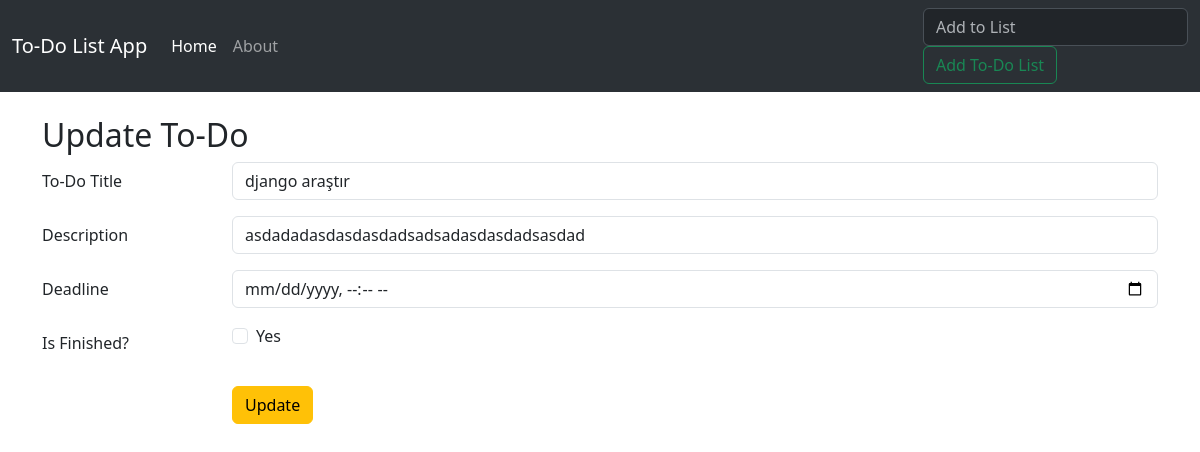
/update/2, run on an earlier commit of the app's database.
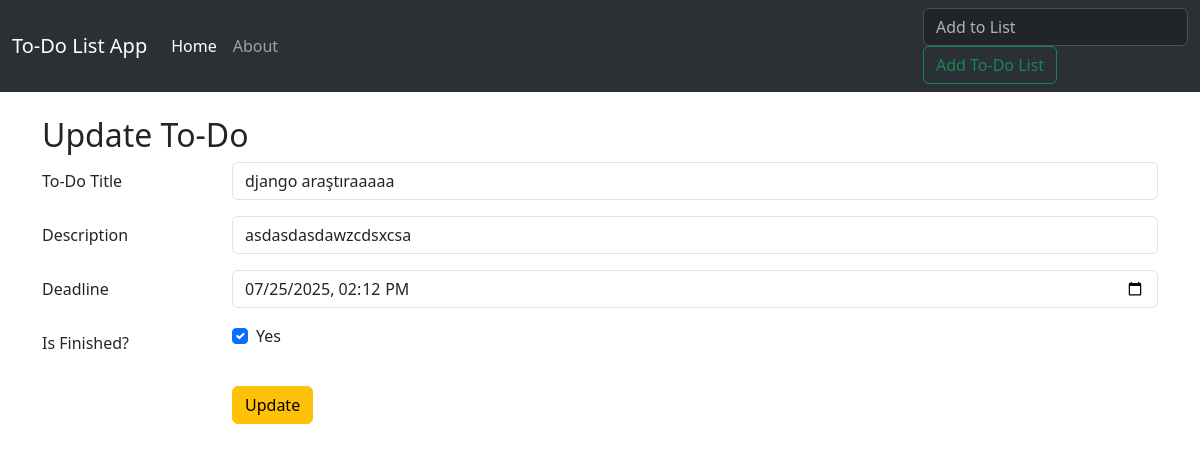
And on a later commit of the database.
### todo_app/models.py (models this page shows, shortened)
class Todos(models.Model):
    title = models.CharField(max_length=100,blank=True)
    description = models.TextField(max_length=1000,blank=True)
    finished = models.BooleanField(default=False)
    date = models.DateTimeField(default=datetime.now,blank=True)
    finished_date = models.DateTimeField(null=True, blank=True)
    deadline = models.DateTimeField(null=True, blank=True)

### todo_app/views.py (the view)
# urls.py: path('update/<Todos_id>',views.update,name="update"),
def update(request, Todos_id):
    todo_item = get_object_or_404(Todos, pk=Todos_id)
    if request.method == "POST":
        form = ListForm(request.POST, instance=todo_item)
        if form.is_valid():
            todo = form.save(commit=False)
            if todo.finished and not todo.finished_date:
                todo.finished_date = datetime.now()
            elif not todo.finished:
                todo.finished_date = None
            todo.save()
            return redirect("index")
    else:
        form = ListForm(instance=todo_item)
    return render(request, "todo_app/update.html", {'form': form})

### todo_app/forms.py
class ListForm(forms.ModelForm):
    class Meta:
        model = Todos
        fields= ["title","description","finished","date","deadline"]
        widgets = {
            'deadline': forms.DateTimeInput(attrs={'type': 'datetime-local'})
        }

### todo_app/templates/todo_app/update.html (shortened to what this page needs)
{% extends "todo_app/base.html" %}
{% block content %}
<div class="container mt-4">
    <h2>Update To-Do</h2>
    <form method="POST">
        <div class="form-group row">
            <label class="col-sm-2 col-form-label">To-Do Title</label>
            <div class="col-sm-10">
                <input type="text" class="form-control" name="title" value="{{ form.title.value|default_if_none:'' }}">
            </div>
        </div>
        <div class="form-group row mt-3">
            <label class="col-sm-2 col-form-label">Description</label>
            <div class="col-sm-10">
                <input type="text" class="form-control" name="description" value="{{ form.description.value|default_if_none:'' }}">
            </div>
        </div>
        <div class="form-group row mt-3">
            <label class="col-sm-2 col-form-label">Deadline</label>
            <div class="col-sm-10">
                <input type="datetime-local" name="deadline" class="form-control"value="{{ form.deadline.value|date:'Y-m-d\\TH:i' }}">
            </div>
        </div>
          <div class="form-group row mt-3">
            <label class="col-sm-2 col-form-label">Is Finished?</label>
            <div class="col-sm-10">
                <div class="form-check">
                    <input class="form-check-input" type="checkbox" name="finished" {% if form.finished.value %}checked{% endif %}>
                    <label class="form-check-label">
                        Yes
                    </label>
                </div>
            </div>
        </div>
        <div class="form-group row mt-4">
            <div class="col-sm-10 offset-sm-2">
                <button type="submit" class="btn btn-warning">Update</button>
            </div>
        </div>
    </form>
</div>
{% endblock %}

What changed in the data, as far as the page shows it:
changed Todos: title "django araştır" → "django araştıraaaaa"; description "asdadadasdasdasdadsadsadasdasdadsasdad" → "asdasdasdawzcdsxcsa"
Also different on the page:
form field deadline: (not shown) → "07/25/2025 14:12"
form field finished: "☐" → "☑"
